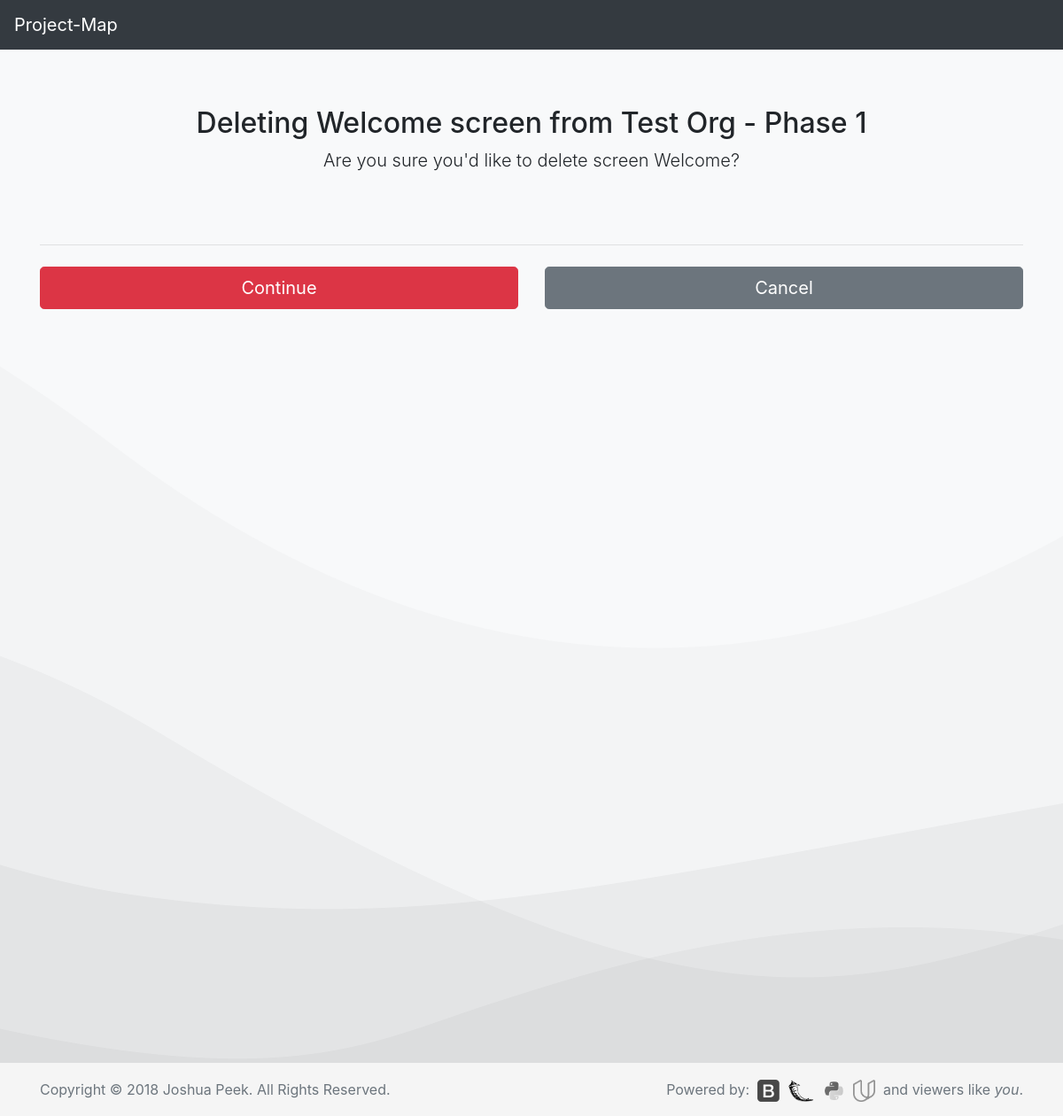
/scrn?1&d, run on an earlier commit of the app's database.
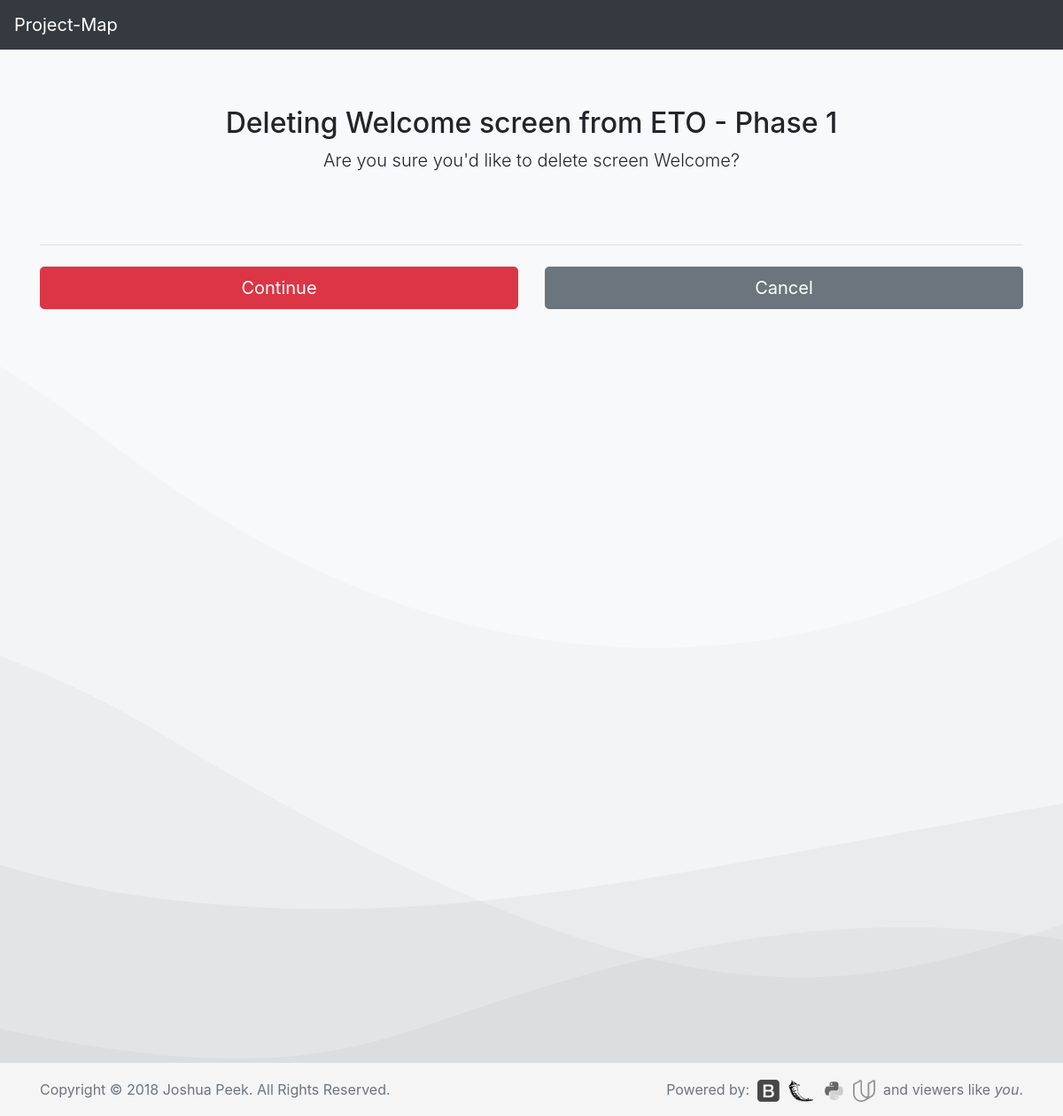
And on a later commit of the database.
### database_setup.py (models this page shows, shortened)
class Org(Base):
    __tablename__ = 'org'
    id = Column(Integer, primary_key=True)
    title = Column(String(250), nullable=False)
    description = Column(String(500))

### app.py (the view)
@app.route('/scrn?<int:screen_id>&d', methods=['GET', 'POST'])
def delScreen(screen_id):
    delScreen = session.query(Screen).filter_by(id=screen_id).one()
    org_id=delScreen.project.org.id
    project_id=delScreen.project.id
    allorgs = session.query(Org).all()
    allprojects = session.query(Project).all()
    if request.method == 'POST':
        session.delete(delScreen)
        session.commit()
        flash("Screen Removed")
        return redirect(url_for('projectPage', project_id=screen.project.id,
            screen_id=screen_id))
    else:
        return render_template('delete/screen.html', i=delScreen)

### templates/delete/screen.html (shortened to what this page needs)
<!doctype html>
<html lang="en">
  {% include "header.html" %}
  <body>
    <nav class="navbar navbar-expand-md navbar-dark fixed-top bg-dark">
      <a class="navbar-brand" href="/">Project-Map</a>
    </nav>
  <body class="bg-light">
    <div class="container">
      <div class="py-5 text-center">
        <h2>Deleting {{i.title}} screen from {{i.project.org.title}} - {{i.project.title}}</h2>
        <p class="lead">Are you sure you'd like to delete screen {{i.title}}?</p>
      </div>
      <div class="row">
        <div class="col-md-12 order-md-1">
          <form class="needs-validation" action='{{url_for('delScreen', screen_id=i.id)}}' method='post' novalidate>
            <hr class="mb-4">
            <div class="row">
              <div class="col-md-6 mb-3">
                <button class="btn btn-danger btn-lg btn-block" type="Edit">Continue</button>
              </div>
          </form>
              <div class="col-md-6 mb-3">
                <form action="{{url_for('projectPage', org_id = i.project.org.id, project_id=i.project.id)}}">
                  <button class="btn btn-secondary btn-lg btn-block" type="submit">Cancel</button>
                </form>
              </div>
            </div>
        </div>
      </div>
  {% include "footer.html" %}
  </body>
</html>

What changed in the data, as far as the page shows it:
changed Org: project.org "Test Org" → "ETO"
